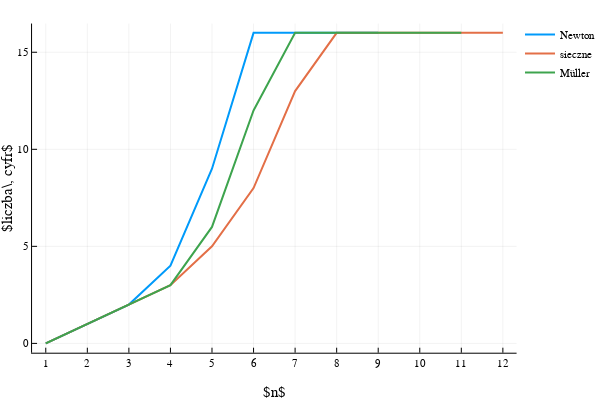

Notebook source saved alongside this figure:
### Code cell
f5(x) = cos(x*sin(x))
df5(x) = sin(x*sin(x))*(-(sin(x)+x*cos(x)))
f5_zero = BigFloat(-π)/2
x0_5 = BigFloat(-1)
# @assert(f5(f5_zero) == 0.0, f5(f5_zero))
test_methods(f5, df5, x0_5, f5_zero, 20)

### Figure 1 — Plotly figure (JSON) as saved in the notebook; plotly's stock layout.template omitted (floating-point values rounded to 4 significant figures)
{"data": [{"colorbar": {"title": ""}, "hoverinfo": "text", "legendgroup": "Newton", "line": {"color": "rgba(0, 154, 250, 1.000)", "dash": "solid", "shape": "linear", "width": 2}, "mode": "lines", "name": "Newton", "showlegend": true, "text": [null, null, null, null, null, null, null, null, null, null, null, null], "type": "scatter", "x": [1, 2, 3, 4, 5, 6, 7, 8, 9, 10, 11, 12], "xaxis": "x1", "y": [0, 1, 2, 4, 9, 16, 16, 16, 16, null, null, null], "yaxis": "y1", "zmax": 0.1, "zmin": -0.1}, {"colorbar": {"title": ""}, "hoverinfo": "text", "legendgroup": "sieczne", "line": {"color": "rgba(227, 111, 71, 1.000)", "dash": "solid", "shape": "linear", "width": 2}, "mode": "lines", "name": "sieczne", "showlegend": true, "text": [null, null, null, null, null, null, null, null, null, null, null, null], "type": "scatter", "x": [1, 2, 3, 4, 5, 6, 7, 8, 9, 10, 11, 12], "xaxis": "x1", "y": [0, 1, 2, 3, 5, 8, 13, 16, 16, 16, 16, 16], "yaxis": "y1", "zmax": 0.1, "zmin": -0.1}, {"colorbar": {"title": ""}, "hoverinfo": "text", "legendgroup": "Müller", "line": {"color": "rgba(62, 164, 78, 1.000)", "dash": "solid", "shape": "linear", "width": 2}, "mode": "lines", "name": "Müller", "showlegend": true, "text": [null, null, null, null, null, null, null, null, null, null, null, null], "type": "scatter", "x": [1, 2, 3, 4, 5, 6, 7, 8, 9, 10, 11, 12], "xaxis": "x1", "y": [0, 1, 2, 3, 6, 12, 16, 16, 16, 16, 16, null], "yaxis": "y1", "zmax": 0.1, "zmin": -0.1}], "layout": {"annotations": [], "height": 400, "legend": {"bgcolor": "rgba(255, 255, 255, 1.000)", "bordercolor": "rgba(0, 0, 0, 1.000)", "font": {"color": "rgba(0, 0, 0, 1.000)", "family": "sans-serif", "size": 11}, "tracegroupgap": 0, "x": 1, "y": 1}, "margin": {"b": 20, "l": 0, "r": 0, "t": 20}, "paper_bgcolor": "rgba(255, 255, 255, 1.000)", "plot_bgcolor": "rgba(255, 255, 255, 1.000)", "showlegend": true, "width": 600, "xaxis": {"anchor": "y1", "domain": [0.06165, 0.9934], "gridcolor": "rgba(0, 0, 0, 0.100)", "gridwidth": 0.5, "linecolor": "rgba(0, 0, 0, 1.000)", "mirror": false, "range": [0.67, 12.33], "showgrid": true, "showline": true, "showticklabels": true, "tickangle": 0, "tickcolor": "rgb(0, 0, 0)", "tickfont": {"color": "rgba(0, 0, 0, 1.000)", "family": "sans-serif", "size": 11}, "tickmode": "array", "ticks": "inside", "ticktext": ["1", "2", "3", "4", "5", "6", "7", "8", "9", "10", "11", "12"], "tickvals": [1, 2, 3, 4, 5, 6, 7, 8, 9, 10, 11, 12], "title": "$n$", "titlefont": {"color": "rgba(0, 0, 0, 1.000)", "family": "sans-serif", "size": 15}, "type": "-", "visible": true, "zeroline": false, "zerolinecolor": "rgba(0, 0, 0, 1.000)"}, "yaxis": {"anchor": "x1", "domain": [0.07581, 0.9902], "gridcolor": "rgba(0, 0, 0, 0.100)", "gridwidth": 0.5, "linecolor": "rgba(0, 0, 0, 1.000)", "mirror": false, "range": [-0.48, 16.48], "showgrid": true, "showline": true, "showticklabels": true, "tickangle": 0, "tickcolor": "rgb(0, 0, 0)", "tickfont": {"color": "rgba(0, 0, 0, 1.000)", "family": "sans-serif", "size": 11}, "tickmode": "array", "ticks": "inside", "ticktext": ["0", "5", "10", "15"], "tickvals": [0, 5, 10, 15], "title": "$liczba\\, cyfr$", "titlefont": {"color": "rgba(0, 0, 0, 1.000)", "family": "sans-serif", "size": 15}, "type": "-", "visible": true, "zeroline": false, "zerolinecolor": "rgba(0, 0, 0, 1.000)"}}}
